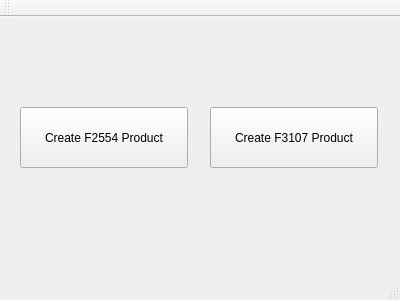
<?xml version="1.0" encoding="UTF-8"?>
<ui version="4.0">
 <class>MainWindow</class>
 <widget class="QMainWindow" name="MainWindow">
  <property name="geometry">
   <rect>
    <x>0</x>
    <y>0</y>
    <width>400</width>
    <height>300</height>
   </rect>
  </property>
  <property name="windowTitle">
   <string>MainWindow</string>
  </property>
  <widget class="QWidget" name="centralWidget">
   <widget class="QPushButton" name="f2554button">
    <property name="geometry">
     <rect>
      <x>20</x>
      <y>90</y>
      <width>168</width>
      <height>61</height>
     </rect>
    </property>
    <property name="text">
     <string>Create F2554 Product</string>
    </property>
   </widget>
   <widget class="QPushButton" name="f3107button">
    <property name="geometry">
     <rect>
      <x>210</x>
      <y>90</y>
      <width>168</width>
      <height>61</height>
     </rect>
    </property>
    <property name="text">
     <string>Create F3107 Product</string>
    </property>
   </widget>
  </widget>
  <widget class="QMenuBar" name="menuBar">
   <property name="geometry">
    <rect>
     <x>0</x>
     <y>0</y>
     <width>400</width>
     <height>21</height>
    </rect>
   </property>
  </widget>
  <widget class="QToolBar" name="mainToolBar">
   <attribute name="toolBarArea">
    <enum>TopToolBarArea</enum>
   </attribute>
   <attribute name="toolBarBreak">
    <bool>false</bool>
   </attribute>
  </widget>
  <widget class="QStatusBar" name="statusBar"/>
 </widget>
 <layoutdefault spacing="6" margin="11"/>
 <resources/>
 <connections/>
</ui>
